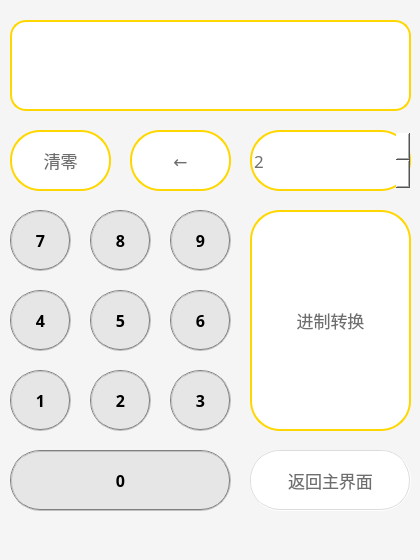
<?xml version="1.0" encoding="UTF-8"?>
<ui version="4.0">
 <class>jinzhi</class>
 <widget class="QWidget" name="jinzhi">
  <property name="geometry">
   <rect>
    <x>0</x>
    <y>0</y>
    <width>420</width>
    <height>560</height>
   </rect>
  </property>
  <property name="windowTitle">
   <string>Form</string>
  </property>
  <property name="styleSheet">
   <string notr="true">background-color: rgb(245,245,245);</string>
  </property>
  <widget class="QPushButton" name="pushButton_1">
   <property name="geometry">
    <rect>
     <x>10</x>
     <y>370</y>
     <width>61</width>
     <height>61</height>
    </rect>
   </property>
   <property name="font">
    <font>
     <family>Arial Black</family>
     <pointsize>12</pointsize>
     <weight>75</weight>
     <bold>true</bold>
    </font>
   </property>
   <property name="cursor">
    <cursorShape>PointingHandCursor</cursorShape>
   </property>
   <property name="styleSheet">
    <string notr="true">border:2px groove gray;border-radius:30px;padding:2px 4px;
color: rgb(	110,110,110);
background-color: rgb(230,230,230);</string>
   </property>
   <property name="text">
    <string>1</string>
   </property>
  </widget>
  <widget class="QPushButton" name="pushButton_3">
   <property name="geometry">
    <rect>
     <x>170</x>
     <y>370</y>
     <width>61</width>
     <height>61</height>
    </rect>
   </property>
   <property name="font">
    <font>
     <family>Arial Black</family>
     <pointsize>12</pointsize>
     <weight>75</weight>
     <bold>true</bold>
    </font>
   </property>
   <property name="cursor">
    <cursorShape>PointingHandCursor</cursorShape>
   </property>
   <property name="styleSheet">
    <string notr="true">border:2px groove gray;border-radius:30px;padding:2px 4px;
color: rgb(	110,110,110);
background-color: rgb(230,230,230);</string>
   </property>
   <property name="text">
    <string>3</string>
   </property>
  </widget>
  <widget class="QPushButton" name="pushButton_11">
   <property name="geometry">
    <rect>
     <x>10</x>
     <y>130</y>
     <width>101</width>
     <height>61</height>
    </rect>
   </property>
   <property name="font">
    <font>
     <family>黑体</family>
     <pointsize>13</pointsize>
    </font>
   </property>
   <property name="cursor">
    <cursorShape>PointingHandCursor</cursorShape>
   </property>
   <property name="styleSheet">
    <string notr="true">
border:2px groove gray;border-radius:30px;
color: rgb(110,110,110);
border:2px solid gold;
background-color: rgb(255,255,255);</string>
   </property>
   <property name="text">
    <string>清零</string>
   </property>
  </widget>
  <widget class="QPushButton" name="pushButton_5">
   <property name="geometry">
    <rect>
     <x>90</x>
     <y>290</y>
     <width>61</width>
     <height>61</height>
    </rect>
   </property>
   <property name="font">
    <font>
     <family>Arial Black</family>
     <pointsize>12</pointsize>
     <weight>75</weight>
     <bold>true</bold>
    </font>
   </property>
   <property name="cursor">
    <cursorShape>PointingHandCursor</cursorShape>
   </property>
   <property name="styleSheet">
    <string notr="true">border:2px groove gray;border-radius:30px;padding:2px 4px;
color: rgb(	110,110,110);
background-color: rgb(230,230,230);</string>
   </property>
   <property name="text">
    <string>5</string>
   </property>
  </widget>
  <widget class="QPushButton" name="pushButton_6">
   <property name="geometry">
    <rect>
     <x>170</x>
     <y>290</y>
     <width>61</width>
     <height>61</height>
    </rect>
   </property>
   <property name="font">
    <font>
     <family>Arial Black</family>
     <pointsize>12</pointsize>
     <weight>75</weight>
     <bold>true</bold>
    </font>
   </property>
   <property name="cursor">
    <cursorShape>PointingHandCursor</cursorShape>
   </property>
   <property name="styleSheet">
    <string notr="true">border:2px groove gray;border-radius:30px;padding:2px 4px;
color: rgb(	110,110,110);
background-color: rgb(230,230,230);</string>
   </property>
   <property name="text">
    <string>6</string>
   </property>
  </widget>
  <widget class="QLineEdit" name="lineEdit">
   <property name="geometry">
    <rect>
     <x>10</x>
     <y>20</y>
     <width>401</width>
     <height>91</height>
    </rect>
   </property>
   <property name="styleSheet">
    <string notr="true">border:2px groove gray;border-radius:16px;
color: rgb(100,100,100);
border:2px solid gold;
background-color: rgb(255,255,255);</string>
   </property>
  </widget>
  <widget class="QPushButton" name="pushButton_7">
   <property name="geometry">
    <rect>
     <x>10</x>
     <y>210</y>
     <width>61</width>
     <height>61</height>
    </rect>
   </property>
   <property name="font">
    <font>
     <family>Arial Black</family>
     <pointsize>12</pointsize>
     <weight>75</weight>
     <bold>true</bold>
    </font>
   </property>
   <property name="cursor">
    <cursorShape>PointingHandCursor</cursorShape>
   </property>
   <property name="styleSheet">
    <string notr="true">border:2px groove gray;border-radius:30px;padding:2px 4px;
color: rgb(	110,110,110);
background-color: rgb(230,230,230);</string>
   </property>
   <property name="text">
    <string>7</string>
   </property>
  </widget>
  <widget class="QPushButton" name="pushButton">
   <property name="geometry">
    <rect>
     <x>10</x>
     <y>450</y>
     <width>221</width>
     <height>61</height>
    </rect>
   </property>
   <property name="font">
    <font>
     <family>Arial Black</family>
     <pointsize>12</pointsize>
     <weight>75</weight>
     <bold>true</bold>
    </font>
   </property>
   <property name="cursor">
    <cursorShape>PointingHandCursor</cursorShape>
   </property>
   <property name="styleSheet">
    <string notr="true">border:2px groove gray;border-radius:30px;padding:2px 4px;
color: rgb(	110,110,110);
background-color: rgb(230,230,230);</string>
   </property>
   <property name="text">
    <string>0</string>
   </property>
  </widget>
  <widget class="QPushButton" name="pushButton_9">
   <property name="geometry">
    <rect>
     <x>170</x>
     <y>210</y>
     <width>61</width>
     <height>61</height>
    </rect>
   </property>
   <property name="font">
    <font>
     <family>Arial Black</family>
     <pointsize>12</pointsize>
     <weight>75</weight>
     <bold>true</bold>
    </font>
   </property>
   <property name="cursor">
    <cursorShape>PointingHandCursor</cursorShape>
   </property>
   <property name="styleSheet">
    <string notr="true">border:2px groove gray;border-radius:30px;padding:2px 4px;
color: rgb(	110,110,110);
background-color: rgb(230,230,230);</string>
   </property>
   <property name="text">
    <string>9</string>
   </property>
  </widget>
  <widget class="QPushButton" name="pushButton_4">
   <property name="geometry">
    <rect>
     <x>10</x>
     <y>290</y>
     <width>61</width>
     <height>61</height>
    </rect>
   </property>
   <property name="font">
    <font>
     <family>Arial Black</family>
     <pointsize>12</pointsize>
     <weight>75</weight>
     <bold>true</bold>
    </font>
   </property>
   <property name="cursor">
    <cursorShape>PointingHandCursor</cursorShape>
   </property>
   <property name="styleSheet">
    <string notr="true">border:2px groove gray;border-radius:30px;padding:2px 4px;
color: rgb(	110,110,110);
background-color: rgb(230,230,230);</string>
   </property>
   <property name="text">
    <string>4</string>
   </property>
  </widget>
  <widget class="QPushButton" name="pushButton_delete">
   <property name="geometry">
    <rect>
     <x>130</x>
     <y>130</y>
     <width>101</width>
     <height>61</height>
    </rect>
   </property>
   <property name="font">
    <font>
     <family>黑体</family>
     <pointsize>13</pointsize>
    </font>
   </property>
   <property name="cursor">
    <cursorShape>PointingHandCursor</cursorShape>
   </property>
   <property name="styleSheet">
    <string notr="true">
border:2px groove gray;border-radius:30px;
color: rgb(110,110,110);
border:2px solid gold;
background-color: rgb(255,255,255);</string>
   </property>
   <property name="text">
    <string>←</string>
   </property>
  </widget>
  <widget class="QPushButton" name="pushButton_zhuan">
   <property name="geometry">
    <rect>
     <x>250</x>
     <y>210</y>
     <width>161</width>
     <height>221</height>
    </rect>
   </property>
   <property name="font">
    <font>
     <family>黑体</family>
     <pointsize>13</pointsize>
    </font>
   </property>
   <property name="cursor">
    <cursorShape>PointingHandCursor</cursorShape>
   </property>
   <property name="styleSheet">
    <string notr="true">
border:2px groove gray;border-radius:30px;
color: rgb(110,110,110);
border:2px solid gold;
background-color: rgb(255,255,255);</string>
   </property>
   <property name="text">
    <string>进制转换</string>
   </property>
  </widget>
  <widget class="QPushButton" name="pushButton_8">
   <property name="geometry">
    <rect>
     <x>90</x>
     <y>210</y>
     <width>61</width>
     <height>61</height>
    </rect>
   </property>
   <property name="font">
    <font>
     <family>Arial Black</family>
     <pointsize>12</pointsize>
     <weight>75</weight>
     <bold>true</bold>
    </font>
   </property>
   <property name="cursor">
    <cursorShape>PointingHandCursor</cursorShape>
   </property>
   <property name="styleSheet">
    <string notr="true">border:2px groove gray;border-radius:30px;padding:2px 4px;
color: rgb(	110,110,110);
background-color: rgb(230,230,230);</string>
   </property>
   <property name="text">
    <string>8</string>
   </property>
  </widget>
  <widget class="QPushButton" name="pushButton_2">
   <property name="geometry">
    <rect>
     <x>90</x>
     <y>370</y>
     <width>61</width>
     <height>61</height>
    </rect>
   </property>
   <property name="font">
    <font>
     <family>Arial Black</family>
     <pointsize>12</pointsize>
     <weight>75</weight>
     <bold>true</bold>
    </font>
   </property>
   <property name="cursor">
    <cursorShape>PointingHandCursor</cursorShape>
   </property>
   <property name="styleSheet">
    <string notr="true">border:2px groove gray;border-radius:30px;padding:2px 4px;
color: rgb(	110,110,110);
background-color: rgb(230,230,230);</string>
   </property>
   <property name="text">
    <string>2</string>
   </property>
  </widget>
  <widget class="QPushButton" name="pushButton_back">
   <property name="geometry">
    <rect>
     <x>250</x>
     <y>450</y>
     <width>161</width>
     <height>61</height>
    </rect>
   </property>
   <property name="font">
    <font>
     <family>黑体</family>
     <pointsize>13</pointsize>
    </font>
   </property>
   <property name="cursor">
    <cursorShape>PointingHandCursor</cursorShape>
   </property>
   <property name="styleSheet">
    <string notr="true">border:2px groove gray;border-radius:30px;padding:2px 4px;
color: rgb(110,110,110);
border-color:rgb(220,220,220);
background-color: rgb(255,255,255);</string>
   </property>
   <property name="text">
    <string>返回主界面</string>
   </property>
  </widget>
  <widget class="QSpinBox" name="spinNum">
   <property name="geometry">
    <rect>
     <x>250</x>
     <y>130</y>
     <width>161</width>
     <height>61</height>
    </rect>
   </property>
   <property name="font">
    <font>
     <family>黑体</family>
     <pointsize>13</pointsize>
    </font>
   </property>
   <property name="cursor">
    <cursorShape>ArrowCursor</cursorShape>
   </property>
   <property name="styleSheet">
    <string notr="true">
border:2px groove gray;border-radius:30px;
color: rgb(110,110,110);
border:2px solid gold;
background-color: rgb(255,255,255);</string>
   </property>
   <property name="minimum">
    <number>2</number>
   </property>
  </widget>
 </widget>
 <resources/>
 <connections/>
</ui>
